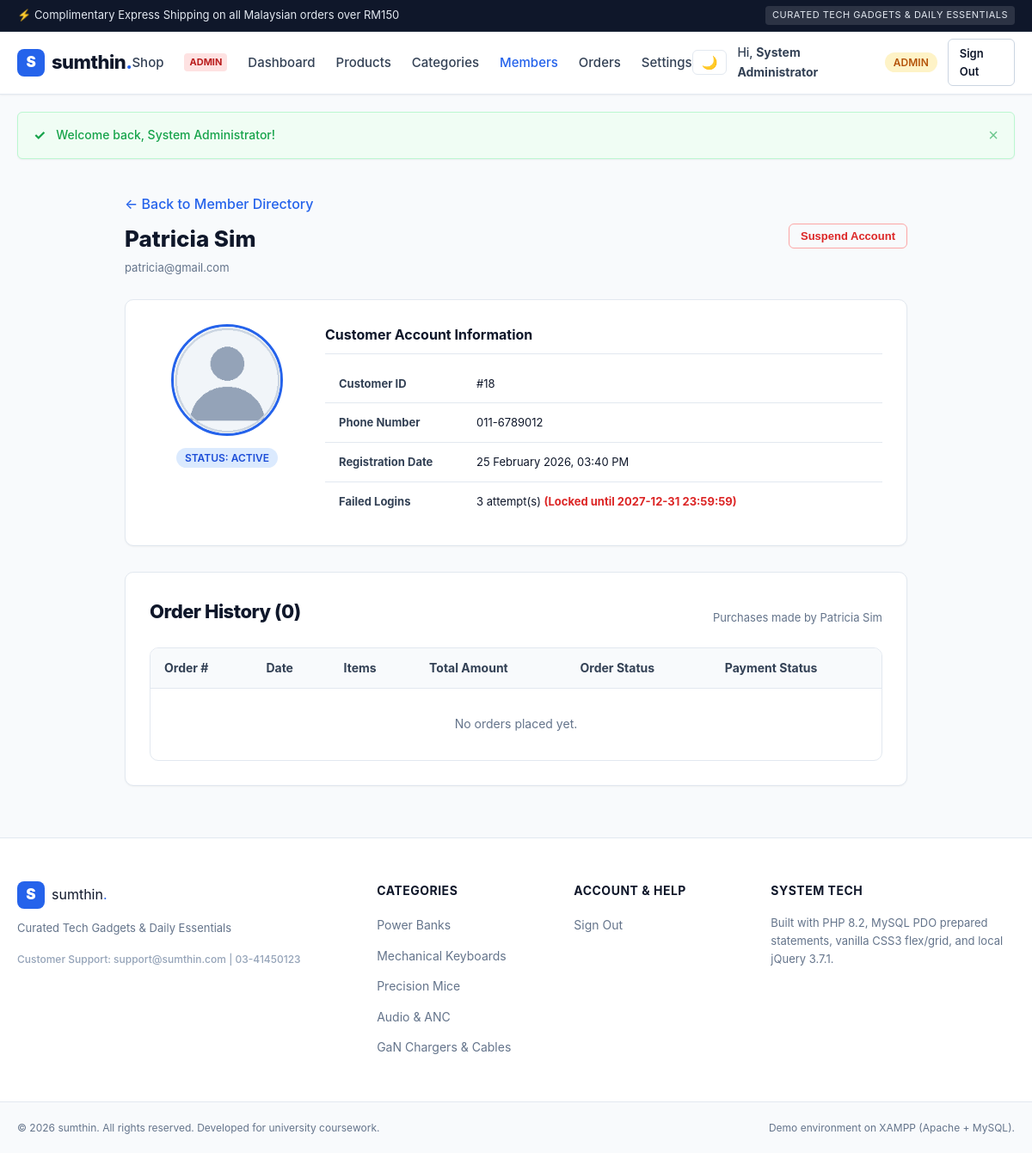
Screenshot of /admin/member_detail.php?id=18 (signed in) with the database file from the repository.
### tables this page shows
CREATE TABLE `user` (
  `id` INT AUTO_INCREMENT PRIMARY KEY,
  `email` VARCHAR(100) NOT NULL UNIQUE,
  `password_hash` VARCHAR(255) NOT NULL,
  `name` VARCHAR(100) NOT NULL,
  `phone` VARCHAR(20) DEFAULT NULL,
  `role` ENUM('Admin', 'Member') NOT NULL DEFAULT 'Member',
  `photo` VARCHAR(255) DEFAULT 'default_user.png',
  `status` ENUM('Active', 'Blocked') NOT NULL DEFAULT 'Active',
  `failed_attempts` INT NOT NULL DEFAULT 0,
  `locked_until` DATETIME DEFAULT NULL,
  `remember_token` VARCHAR(64) DEFAULT NULL,
  `email_verified_at` DATETIME DEFAULT NULL,
  `created_at` DATETIME NOT NULL DEFAULT CURRENT_TIMESTAMP,
  `updated_at` DATETIME NOT NULL DEFAULT CURRENT_TIMESTAMP ON UPDATE CURRENT_TIMESTAMP
);

### _config.php (called while the page is built)
<?php
return [
    'db' => [
        'host'     => 'localhost',
        'port'     => '3306',
        'dbname'   => 'sumthin_db',
        'user'     => 'root',
        'password' => '',
        'charset'  => 'utf8mb4',
    ],
    'app' => [
        'name'            => 'sumthin',
        'tagline'         => 'Curated Tech Gadgets & Daily Essentials',
        'base_url'        => '/sumthin',
        'session_timeout' => 1800,
        'max_login_fails' => 3,
        'lockout_time'    => 900,
        'debug'           => false,
    ],
    'mail' => [
        'enabled'    => true,
        'debug'      => false,
        'smtp_host'  => 'smtp.gmail.com',
        'smtp_port'  => 587,
        'smtp_auth'  => true,
        'username'   => 'YOUR_GMAIL_ADDRESS@gmail.com',
        'password'   => 'YOUR_GMAIL_16_CHAR_APP_PASSWORD',
        'from_name'  => 'sumthin Tech Gadgets',
        'from_email' => 'no-reply@sumthin.com',
    ],
    'stripe' => [
        'publishable_key' => 'pk_test_PLACEHOLDER_KEY',
        'secret_key'      => 'sk_test_PLACEHOLDER_KEY',
        'currency'        => 'myr',
    ],
    'gemini' => [
        'api_key'  => 'AIzaSy_GEMINI_API_KEY_PLACEHOLDER',
        'endpoint' => 'https://generativelanguage.googleapis.com/v1beta/models/gemini-1.5-flash:generateContent',
    ],
    'datadog' => [
        'api_key' => 'DATADOG_API_KEY_PLACEHOLDER',
        'site'    => 'datadoghq.com',
    ],
];

### _base.php (called while the page is built, shortened)
<?php
$config = require __DIR__ . '/_config.php';
try {
    $dsn = sprintf(
        'mysql:host=%s;port=%s;dbname=%s;charset=%s',
        $config['db']['host'],
        $config['db']['port'],
        $config['db']['dbname'],
        $config['db']['charset']
    );
    $db = new PDO($dsn, $config['db']['user'], $config['db']['password'], [
        PDO::ATTR_ERRMODE            => PDO::ERRMODE_EXCEPTION,
        PDO::ATTR_DEFAULT_FETCH_MODE => PDO::FETCH_OBJ,
        PDO::ATTR_EMULATE_PREPARES   => false,
    ]);
} catch (PDOException $e) {
    $debug_info = '';
    if (!empty($config['app']['debug'])) {
        $debug_info = '<pre style="background:#fff;padding:10px;border-radius:4px;border:1px solid #fca5a5;font-size:12px;overflow:auto;">' . htmlspecialchars($e->getMessage()) . '</pre>';
    }
    die('<div style="font-family:sans-serif;padding:30px;max-width:600px;margin:50px auto;border:1px solid #ef4444;background:#fef2f2;border-radius:8px;">'
        . '<h2 style="color:#b91c1c;margin-top:0;">Database Connection Error</h2>'
        . '<p style="color:#4b5563;">Could not connect to the database <strong>' . htmlspecialchars($config['db']['dbname']) . '</strong>.</p>'
        . '<p style="color:#6b7280;font-size:14px;"><strong>Tips:</strong> Ensure Apache & MySQL are running in XAMPP, and that you have imported <code>database/sumthin_db.sql</code> via phpMyAdmin.</p>'
        . $debug_info
        . '</div>');
}
function base_url(string $path = ''): string {
    global $config;
    $base = rtrim($config['app']['base_url'], '/');
    $path = ltrim($path, '/');
    return $path !== '' ? $base . '/' . $path : $base;
}
function encode(?string $str): string {
    return htmlspecialchars((string)$str, ENT_QUOTES, 'UTF-8');
}
function current_user() {
    return $_SESSION['user'] ?? null;
}
function is_logged_in(): bool {
    return isset($_SESSION['user']) && !empty($_SESSION['user']->id);
}
function is_admin(): bool {
    return is_logged_in() && $_SESSION['user']->role === 'Admin';
}
function refresh_session_user(): void {
    global $db;
    $user_id = (int)$_SESSION['user']->id;
    try {
        $stmt = $db->prepare('SELECT `id`, `email`, `name`, `phone`, `role`, `photo`, `status` FROM `user` WHERE `id` = ?');
        $stmt->execute([$user_id]);
    } catch (Exception $e) {
        error_log('refresh_session_user error: ' . $e->getMessage());
    }
}
function auth($allowed_roles): void {
    if (is_logged_in()) {
        refresh_session_user();
    }
}
function get_flash(): ?array {
    if (isset($_SESSION['flash'])) {
        $flash = $_SESSION['flash'];
        return $flash;
    }
    return null;
}
function setting(string $key, string $default = ''): string {
    global $db;
    static $settings_cache = null;
    if ($settings_cache === null) {
        $settings_cache = [];
        try {
            $rows = $db->query('SELECT `key`, `value` FROM `setting`')->fetchAll();
            foreach ($rows as $r) {
                $settings_cache[$r->key] = $r->value;
            }
        } catch (Exception $e) {
        }
    }
    return $settings_cache[$key] ?? $default;
}

### admin/member_detail.php (the view, shortened to what this page needs)
<?php
require_once __DIR__ . '/../_base.php';
auth('Admin');
$id = (int)req('id');
$stmt = $db->prepare('SELECT * FROM `user` WHERE `id` = ?');
$stmt->execute([$id]);
$m = $stmt->fetch();
$order_stmt = $db->prepare('
    SELECT o.*, COUNT(oi.id) AS total_items
    FROM `order` o
    LEFT JOIN `order_item` oi ON o.id = oi.order_id
    WHERE o.user_id = ?
    GROUP BY o.id
    ORDER BY o.id DESC
');
$order_stmt->execute([$id]);
$orders = $order_stmt->fetchAll();
require_once __DIR__ . '/../_head.php';
?>
<div class="container" style="max-width: 950px;">
    <div style="margin-bottom: 24px; display:flex; justify-content:space-between; align-items:center; flex-wrap:wrap; gap:12px;">
        <div>
            <a href="<?= base_url('admin/members.php') ?>" class="form-link">&larr; Back to Member Directory</a>
            <h1 style="font-size:26px; font-weight:800; color:var(--dark); margin-top:6px;"><?= encode($m->name) ?></h1>
            <span style="font-size:13px; color:var(--gray);"><?= encode($m->email) ?></span>
        </div>
        <div>
            <form action="<?= base_url('admin/member_toggle_status.php') ?>" method="POST" style="display:inline;">
                <?php if ($m->status === 'Active'): ?>
                    <button type="submit" class="btn btn-outline-sm" style="color:var(--error); border-color:#fca5a5;" data-confirm="Suspend this member account?">
                        Suspend Account
                    </button>
                <?php else: ?>
                    <button type="submit" class="btn btn-outline-sm" style="color:var(--success); border-color:#86efac;" data-confirm="Reactivate this member account?">
                        Reactivate Account
                    </button>
                <?php endif; ?>
            </form>
        </div>
    </div>
    <div style="display:grid; grid-template-columns: 180px 1fr; gap:24px; background:#fff; border:1px solid var(--border); border-radius:var(--radius); padding:28px; margin-bottom:30px; box-shadow:var(--shadow-sm);">
        <div style="text-align:center;">
            <div style="width:130px; height:130px; border-radius:50%; overflow:hidden; border:3px solid var(--primary); margin:0 auto 12px auto; background:#f1f5f9;">
                <img src="<?= base_url('uploads/members/' . encode($m->photo ?? 'default_user.png')) ?>"
                     alt="<?= encode($m->name) ?>"
                     style="width:100%; height:100%; object-fit:cover;">
            </div>
            <span class="role-pill <?= $m->status === 'Active' ? 'pill-member' : 'pill-admin' ?>" style="font-size:12px;">
                Status: <?= encode($m->status) ?>
            </span>
        </div>
        <div>
            <h3 style="font-size:16px; font-weight:700; color:var(--dark); margin-bottom:12px; border-bottom:1px solid var(--border); padding-bottom:8px;">
                Customer Account Information
            </h3>
            <table class="table-custom" style="font-size:13px;">
                <tr>
                    <td style="font-weight:700; width:160px; color:var(--dark-muted);">Customer ID</td>
                    <td>#<?= (int)$m->id ?></td>
                </tr>
                <tr>
                    <td style="font-weight:700; color:var(--dark-muted);">Phone Number</td>
                    <td><?= encode($m->phone ?? 'Not provided') ?></td>
                </tr>
                <tr>
                    <td style="font-weight:700; color:var(--dark-muted);">Registration Date</td>
                    <td><?= encode(date('d F Y, h:i A', strtotime($m->created_at))) ?></td>
                </tr>
                <tr>
                    <td style="font-weight:700; color:var(--dark-muted);">Failed Logins</td>
                    <td>
                        <?= (int)$m->failed_attempts ?> attempt(s)
                        <?php if ($m->locked_until && strtotime($m->locked_until) > time()): ?>
                            <span style="color:var(--error); font-weight:700;"> (Locked until <?= encode($m->locked_until) ?>)</span>
                        <?php endif; ?>
                    </td>
                </tr>
            </table>
        </div>
    </div>
    <div style="background:#fff; border:1px solid var(--border); border-radius:var(--radius); padding:28px; box-shadow:var(--shadow-sm);">
        <div class="section-title-wrap">
            <h2 class="section-title">Order History (<?= count($orders) ?>)</h2>
            <span style="font-size:13px; color:var(--gray);">Purchases made by <?= encode($m->name) ?></span>
        </div>
        <div class="table-responsive">
            <table class="table-custom">
                <thead>
                    <tr>
                        <th>Order #</th>
                        <th>Date</th>
                        <th>Items</th>
                        <th>Total Amount</th>
                        <th>Order Status</th>
                        <th>Payment Status</th>
                    </tr>
                </thead>
                <tbody>
                    <?php if (empty($orders)): ?>
                        <tr><td colspan="6" style="text-align:center; padding:30px; color:var(--gray);">No orders placed yet.</td></tr>
                    <?php endif; ?>
                </tbody>
            </table>
        </div>
    </div>
</div>
<?php require_once __DIR__ . '/../_foot.php'; ?>

### _head.php (shortened to what this page needs)
<?php
$current_page = basename($_SERVER['PHP_SELF']);
$store_name   = setting('store_name', 'sumthin');
$flash        = get_flash();
$user         = current_user();
?>
<!DOCTYPE html>
<html lang="en">
<head>
    <link rel="stylesheet" href="<?= base_url('css/app.css') ?>">
</head>
<body>
    <?php if (setting('announcement_enabled', '1') === '1' && setting('announcement_bar') !== ''): ?>
        <aside class="announcement-bar">
            <div class="container announcement-inner">
                <span><?= encode(setting('announcement_bar')) ?></span>
                <span class="announcement-tag"><?= encode(setting('store_tagline', 'BMIT2013 Project')) ?></span>
            </div>
        </aside>
    <?php endif; ?>
    <header class="site-header">
        <div class="container header-inner">
            <a href="<?= base_url('index.php') ?>" class="brand-logo">
                <span class="brand-badge"><?= strtoupper(substr($store_name, 0, 1)) ?></span>
                <span class="brand-text"><?= encode($store_name) ?><span class="brand-dot">.</span></span>
            </a>
            <nav class="nav-links">
                <a href="<?= base_url('index.php') ?>" class="nav-link <?= ($current_page === 'index.php' && !str_contains($_SERVER['REQUEST_URI'], '/admin/')) ? 'active' : '' ?>">Shop</a>
                <?php if (is_admin()): ?>
                    <span class="nav-badge admin-badge">Admin</span>
                    <a href="<?= base_url('admin/index.php') ?>" class="nav-link <?= ($current_page === 'index.php' && str_contains($_SERVER['REQUEST_URI'], '/admin/')) ? 'active' : '' ?>">Dashboard</a>
                    <a href="<?= base_url('admin/products.php') ?>" class="nav-link <?= str_contains($_SERVER['REQUEST_URI'], '/admin/product') ? 'active' : '' ?>">Products</a>
                    <a href="<?= base_url('admin/categories.php') ?>" class="nav-link <?= str_contains($_SERVER['REQUEST_URI'], '/admin/categor') ? 'active' : '' ?>">Categories</a>
                    <a href="<?= base_url('admin/members.php') ?>" class="nav-link <?= str_contains($_SERVER['REQUEST_URI'], '/admin/member') ? 'active' : '' ?>">Members</a>
                    <a href="<?= base_url('admin/orders.php') ?>" class="nav-link <?= str_contains($_SERVER['REQUEST_URI'], '/admin/order') ? 'active' : '' ?>">Orders</a>
                    <a href="<?= base_url('admin/settings.php') ?>" class="nav-link <?= str_contains($_SERVER['REQUEST_URI'], '/admin/setting') ? 'active' : '' ?>">Settings</a>
                <?php elseif (is_member()): ?>
                    <a href="<?= base_url('orders.php') ?>" class="nav-link <?= $current_page === 'orders.php' ? 'active' : '' ?>">My Orders</a>
                    <a href="<?= base_url('wishlist.php') ?>" class="nav-link <?= $current_page === 'wishlist.php' ? 'active' : '' ?>">Wishlist</a>
                <?php endif; ?>
            </nav>
            <div class="nav-actions">
                <button type="button" id="theme-toggle" class="btn-theme-toggle" title="Toggle Light/Dark Theme" aria-label="Toggle theme">🌙</button>
                <?php if (is_logged_in()): ?>
                    <div class="user-menu-wrapper">
                        <a href="<?= base_url('profile.php') ?>" class="nav-link user-profile-link" title="Account Profile & Settings">
                            <span>Hi, <strong><?= encode($user->name) ?></strong></span>
                        </a>
                        <span class="role-pill <?= is_admin() ? 'pill-admin' : 'pill-member' ?>">
                            <?= encode($user->role) ?>
                        </span>
                        <a href="<?= base_url('logout.php') ?>" class="btn btn-outline-sm btn-logout">Sign Out</a>
                    </div>
                <?php else: ?>
                    <a href="<?= base_url('login.php') ?>" class="btn btn-outline-sm <?= $current_page === 'login.php' ? 'active' : '' ?>">Sign In</a>
                    <a href="<?= base_url('register.php') ?>" class="btn btn-primary-sm <?= $current_page === 'register.php' ? 'active' : '' ?>">Register</a>
                <?php endif; ?>
            </div>
        </div>
    </header>
    <?php if ($flash): ?>
        <aside class="container flash-container" aria-label="Notification">
            <div class="flash-alert flash-<?= encode($flash['type']) ?>" role="alert">
                <div class="flash-icon">
                    <?php if ($flash['type'] === 'success'): ?>✓
                    <?php elseif ($flash['type'] === 'error'): ?>✕
                    <?php elseif ($flash['type'] === 'warning'): ?>⚠
                    <?php else: ?>ℹ<?php endif; ?>
                </div>
                <div class="flash-message"><?= encode($flash['message']) ?></div>
                <button type="button" class="flash-close" aria-label="Dismiss">&times;</button>
            </div>
        </aside>
    <?php endif; ?>
    <main class="main-content">

### rows the page displays
user: name "System Administrator", role "ADMIN"
user: name "Patricia Sim", email "patricia@gmail.com", photo (placeholder picture), status "ACTIVE", id "18", phone "011-6789012", created_at "25 February 2026, 03:40 PM", failed_attempts "3", locked_until "2027-12-31 23:59:59"

### other values shown
encode(setting('announcement_bar')) "⚡ Complimentary Express Shipping on all Malaysian orders over RM150"
encode(setting('store_tagline', 'BMIT2013 Project')) "CURATED TECH GADGETS & DAILY ESSENTIALS"
substr($store_name, 0, 1) "S"
encode($store_name) "sumthin"
encode($flash['message']) "Welcome back, System Administrator!"
count($orders) "0"
substr(setting('store_name', 'sumthin'), 0, 1) "S"
encode(setting('store_name', 'sumthin')) "sumthin"
encode(setting('support_email', 'support@sumthin.com')) "support@sumthin.com"
encode(setting('support_phone', '03-41450123')) "03-41450123"
